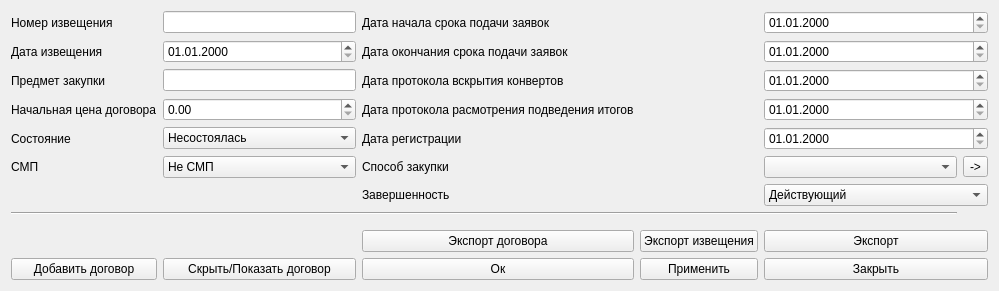
<?xml version="1.0" encoding="UTF-8"?>
<ui version="4.0">
 <class>RegisterProcurementMethodsForm</class>
 <widget class="QWidget" name="RegisterProcurementMethodsForm">
  <property name="geometry">
   <rect>
    <x>0</x>
    <y>0</y>
    <width>999</width>
    <height>291</height>
   </rect>
  </property>
  <property name="windowTitle">
   <string>Конкурентный Способ Закупки</string>
  </property>
  <property name="windowIcon">
   <iconset resource="../../resources/main.qrc">
    <normaloff>:/images/logo.png</normaloff>:/images/logo.png</iconset>
  </property>
  <layout class="QGridLayout" name="gridLayout">
   <item row="4" column="5" colspan="2">
    <widget class="QDateEdit" name="registrationDateEdit">
     <property name="displayFormat">
      <string>dd.MM.yyyy</string>
     </property>
    </widget>
   </item>
   <item row="5" column="0">
    <widget class="QLabel" name="smpLabel">
     <property name="text">
      <string>СМП</string>
     </property>
    </widget>
   </item>
   <item row="0" column="2">
    <widget class="QLabel" name="startDateDeadlineLabel">
     <property name="text">
      <string>Дата начала срока подачи заявок</string>
     </property>
    </widget>
   </item>
   <item row="10" column="3" colspan="2">
    <widget class="QPushButton" name="noticeExportButton">
     <property name="text">
      <string>Экспорт извещения</string>
     </property>
    </widget>
   </item>
   <item row="4" column="2">
    <widget class="QLabel" name="registrationDateLabel">
     <property name="text">
      <string>Дата регистрации</string>
     </property>
    </widget>
   </item>
   <item row="5" column="1">
    <widget class="QComboBox" name="smpBox">
     <item>
      <property name="text">
       <string>Не СМП</string>
      </property>
     </item>
     <item>
      <property name="text">
       <string>СМП</string>
      </property>
     </item>
    </widget>
   </item>
   <item row="9" column="0" colspan="7">
    <widget class="gui::ContractInformationWidget" name="ContractInformationWidget" native="true"/>
   </item>
   <item row="5" column="5">
    <widget class="QComboBox" name="procurementMethodBox"/>
   </item>
   <item row="0" column="0">
    <widget class="QLabel" name="numberNoticeLabel">
     <property name="text">
      <string>Номер извещения</string>
     </property>
    </widget>
   </item>
   <item row="0" column="5" colspan="2">
    <widget class="QDateEdit" name="startDateDeadlineEdit">
     <property name="displayFormat">
      <string>dd.MM.yyyy</string>
     </property>
    </widget>
   </item>
   <item row="11" column="2">
    <widget class="QPushButton" name="okButton">
     <property name="text">
      <string>Ок</string>
     </property>
    </widget>
   </item>
   <item row="2" column="5" colspan="2">
    <widget class="QDateEdit" name="openingEnvelopesDateEdit">
     <property name="displayFormat">
      <string>dd.MM.yyyy</string>
     </property>
    </widget>
   </item>
   <item row="11" column="3" colspan="2">
    <widget class="QPushButton" name="applyButton">
     <property name="text">
      <string>Применить</string>
     </property>
    </widget>
   </item>
   <item row="13" column="5">
    <spacer name="horizontalSpacer">
     <property name="orientation">
      <enum>Qt::Horizontal</enum>
     </property>
     <property name="sizeHint" stdset="0">
      <size>
       <width>40</width>
       <height>0</height>
      </size>
     </property>
    </spacer>
   </item>
   <item row="8" column="0" colspan="6">
    <widget class="Line" name="line">
     <property name="orientation">
      <enum>Qt::Horizontal</enum>
     </property>
    </widget>
   </item>
   <item row="2" column="1">
    <widget class="QLineEdit" name="procurementObjectEdit"/>
   </item>
   <item row="3" column="2">
    <widget class="QLabel" name="summarizingDateLabel">
     <property name="text">
      <string>Дата протокола расмотрения подведения итогов</string>
     </property>
    </widget>
   </item>
   <item row="11" column="5" colspan="2">
    <widget class="QPushButton" name="closeButton">
     <property name="text">
      <string>Закрыть</string>
     </property>
    </widget>
   </item>
   <item row="1" column="5" colspan="2">
    <widget class="QDateEdit" name="endDateDeadlineEdit">
     <property name="displayFormat">
      <string>dd.MM.yyyy</string>
     </property>
    </widget>
   </item>
   <item row="11" column="1">
    <widget class="QPushButton" name="hideContractButton">
     <property name="text">
      <string>Скрыть/Показать договор</string>
     </property>
    </widget>
   </item>
   <item row="2" column="2">
    <widget class="QLabel" name="openingEnvelopesDateLabel">
     <property name="text">
      <string>Дата протокола вскрытия конвертов</string>
     </property>
    </widget>
   </item>
   <item row="3" column="5" colspan="2">
    <widget class="QDateEdit" name="summarizingDateEdit">
     <property name="displayFormat">
      <string>dd.MM.yyyy</string>
     </property>
    </widget>
   </item>
   <item row="0" column="1">
    <widget class="QLineEdit" name="numberNoticeEdit"/>
   </item>
   <item row="5" column="2">
    <widget class="QLabel" name="procurementMethodLabel">
     <property name="text">
      <string>Способ закупки</string>
     </property>
    </widget>
   </item>
   <item row="1" column="2">
    <widget class="QLabel" name="endDateDeadlineLabel">
     <property name="text">
      <string>Дата окончания срока подачи заявок</string>
     </property>
    </widget>
   </item>
   <item row="10" column="2">
    <widget class="QPushButton" name="contractExportButton">
     <property name="text">
      <string>Экспорт договора</string>
     </property>
    </widget>
   </item>
   <item row="4" column="0">
    <widget class="QLabel" name="procedureCompleteLabel">
     <property name="text">
      <string>Состояние</string>
     </property>
    </widget>
   </item>
   <item row="4" column="1">
    <widget class="QComboBox" name="procedureCompleteBox">
     <item>
      <property name="text">
       <string>Несостоялась</string>
      </property>
     </item>
     <item>
      <property name="text">
       <string>Состоялась</string>
      </property>
     </item>
    </widget>
   </item>
   <item row="3" column="0">
    <widget class="QLabel" name="startingPriceLabel">
     <property name="text">
      <string>Начальная цена договора</string>
     </property>
    </widget>
   </item>
   <item row="2" column="0">
    <widget class="QLabel" name="procurementObjectLabel">
     <property name="text">
      <string>Предмет закупки</string>
     </property>
    </widget>
   </item>
   <item row="1" column="0">
    <widget class="QLabel" name="noticeDateLabel">
     <property name="text">
      <string>Дата извещения</string>
     </property>
    </widget>
   </item>
   <item row="5" column="6">
    <widget class="QToolButton" name="procurementMethodHandBookButton">
     <property name="text">
      <string>-&gt;</string>
     </property>
    </widget>
   </item>
   <item row="3" column="1">
    <widget class="QDoubleSpinBox" name="startingPriceSpinBox">
     <property name="maximum">
      <double>999999999.990000009536743</double>
     </property>
    </widget>
   </item>
   <item row="1" column="1">
    <widget class="QDateEdit" name="noticeDateEdit">
     <property name="displayFormat">
      <string>dd.MM.yyyy</string>
     </property>
    </widget>
   </item>
   <item row="10" column="5" colspan="2">
    <widget class="QPushButton" name="exportButton">
     <property name="text">
      <string>Экспорт</string>
     </property>
    </widget>
   </item>
   <item row="11" column="0">
    <widget class="QPushButton" name="addContractButton">
     <property name="text">
      <string>Добавить договор</string>
     </property>
    </widget>
   </item>
   <item row="6" column="2">
    <widget class="QLabel" name="completenessLabel">
     <property name="text">
      <string>Завершенность</string>
     </property>
    </widget>
   </item>
   <item row="6" column="5" colspan="2">
    <widget class="QComboBox" name="completenessBox">
     <item>
      <property name="text">
       <string>Действующий</string>
      </property>
     </item>
     <item>
      <property name="text">
       <string>Завершенный</string>
      </property>
     </item>
    </widget>
   </item>
  </layout>
 </widget>
 <customwidgets>
  <customwidget>
   <class>gui::ContractInformationWidget</class>
   <extends>QWidget</extends>
   <header location="global">gui/widgets/contractinformationwidget.h</header>
   <container>1</container>
  </customwidget>
 </customwidgets>
 <tabstops>
  <tabstop>numberNoticeEdit</tabstop>
  <tabstop>noticeDateEdit</tabstop>
  <tabstop>procurementObjectEdit</tabstop>
  <tabstop>startingPriceSpinBox</tabstop>
  <tabstop>procedureCompleteBox</tabstop>
  <tabstop>startDateDeadlineEdit</tabstop>
  <tabstop>endDateDeadlineEdit</tabstop>
  <tabstop>openingEnvelopesDateEdit</tabstop>
  <tabstop>summarizingDateEdit</tabstop>
  <tabstop>addContractButton</tabstop>
  <tabstop>hideContractButton</tabstop>
  <tabstop>okButton</tabstop>
  <tabstop>applyButton</tabstop>
  <tabstop>closeButton</tabstop>
 </tabstops>
 <resources>
  <include location="../../resources/main.qrc"/>
 </resources>
 <connections/>
</ui>
